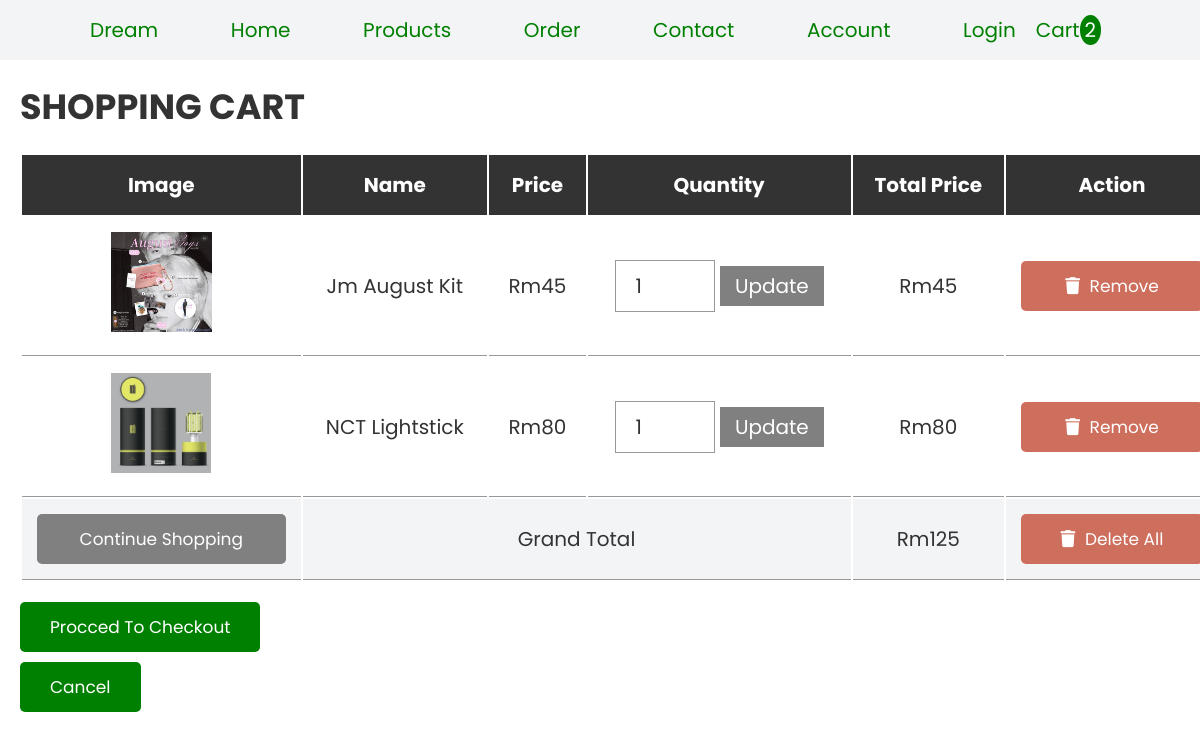
The app's page /cart.php with its own data.
### tables this page shows
CREATE TABLE `cart` (
  `id` int(255) NOT NULL,
  `name` varchar(255) NOT NULL,
  `price` varchar(255) NOT NULL,
  `image` varchar(255) NOT NULL,
  `quantity` int(255) NOT NULL
);

### cart.php (the view, shortened to what this page needs)
<!DOCTYPE html>
<html lang="en">
<head>
   <link rel="stylesheet" href="https://cdnjs.cloudflare.com/ajax/libs/font-awesome/6.0.0/css/all.min.css">
   <link rel="stylesheet" href="./cart/css/style.css">
</head>
<body>
<?php include 'header.php'; ?>
<div class="container">
<section class="shopping-cart">
   <h1 class="heading">shopping cart</h1>
   <table>
      <thead>
         <th>image</th>
         <th>name</th>
         <th>price</th>
         <th>quantity</th>
         <th>total price</th>
         <th>action</th>
      </thead>
      <tbody>
         <?php
         $select_cart = mysqli_query($conn, "SELECT * FROM `cart`");
         $grand_total = 0;
         if(mysqli_num_rows($select_cart) > 0){
            while($fetch_cart = mysqli_fetch_assoc($select_cart)){
         ?>
         <tr>
            <td><img src="./cart/uploaded_img/<?php echo $fetch_cart['image']; ?>" height="100" alt=""></td>
            <td><?php echo $fetch_cart['name']; ?></td>
            <td>Rm<?php echo number_format($fetch_cart['price']); ?></td>
            <td>
               <form action="" method="post">
                  <input type="number" name="update_quantity" min="1"  value="<?php echo $fetch_cart['quantity']; ?>" >
                  <input type="submit" value="update" name="update_update_btn">
               </form>
            </td>
            <td>Rm<?php echo $sub_total = number_format($fetch_cart['price'] * $fetch_cart['quantity']); ?></td>
            <td><a href="cart.php?remove=<?php echo $fetch_cart['id']; ?>" onclick="return confirm('remove item from cart?')" class="delete-btn"> <i class="fas fa-trash"></i> remove</a></td>
         </tr>
         <?php
           $grand_total += $sub_total;
            };
         };
         ?>
         <tr class="table-bottom">
            <td><a href="products.php" class="option-btn" style="margin-top: 0;">continue shopping</a></td>
            <td colspan="3">grand total</td>
            <td>Rm<?php echo $grand_total; ?></td>
            <td><a href="cart.php?delete_all" onclick="return confirm('are you sure you want to delete all?');" class="delete-btn"> <i class="fas fa-trash"></i> delete all </a></td>
         </tr>
      </tbody>
   </table>
   <div class="checkout-btn">
      <a href="checkout.php" class="btn <?= ($grand_total > 1)?'':'disabled'; ?>">procced to checkout</a><br>
      <a href="products.php" class="btn">Cancel</a>
   </div>
</section>
</div>
</body>
</html>

### cart/css/style.css (style rules this page uses)
:root { --blue:green; --red:rgb(206, 110, 93); --orange:grey; --black:#333; --white:#fff; --bg-color:#f3f4f6; --dark-bg:rgba(0,0,0,.7); --box-shadow:0 .5rem 1rem rgba(0,0,0,.1); --border:.1rem solid #999; }
* { font-family: 'Poppins', sans-serif; margin:0; padding:0; box-sizing: border-box; outline: none; border:none; text-decoration: none; text-transform: capitalize; }
html { font-size: 62.5%; overflow-x: hidden; }
.container { max-width: 1200px; margin:0 auto; }
section { padding:2rem; }
.heading { text-align: center; font-size: 3.5rem; text-transform: uppercase; color:var(--black); margin-bottom: 2rem; }
.btn, .option-btn, .delete-btn { display: block; width: 100%; text-align: center; background-color: var(--blue); color:var(--white); font-size: 1.7rem; padding:1.2rem 3rem; border-radius: .5rem; cursor: pointer; margin-top: 1rem; }
.option-btn i, .delete-btn i { padding-right: .5rem; }
.option-btn { background-color: var(--orange); }
.delete-btn { margin-top: 0; background-color: var(--red); }
.shopping-cart table { text-align: center; width: 100%; }
.shopping-cart table thead th { padding:1.5rem; font-size: 2rem; color:var(--white); background-color: var(--black); }
.shopping-cart table tr td { border-bottom: var(--border); padding:1.5rem; font-size: 2rem; color:var(--black); }
.shopping-cart table input[type="number"] { border: var(--border); padding:1rem 2rem; font-size: 2rem; color:var(--black); width: 10rem; }
.shopping-cart table input[type="submit"] { padding:.5rem 1.5rem; cursor: pointer; font-size: 2rem; background-color: var(--orange); color:var(--white); }
.shopping-cart table .table-bottom { background-color: var(--bg-color); }
.shopping-cart .checkout-btn { text-align: center; margin-top: 1rem; }
.shopping-cart .checkout-btn a { display: inline-block; width: auto; }
@media (max-width:1200px) { .shopping-cart { overflow-x: scroll; } }
@media (max-width:1200px) { .shopping-cart table { width: 120rem; } }
@media (max-width:1200px) { .shopping-cart .heading { text-align: left; } }
@media (max-width:1200px) { .shopping-cart .checkout-btn { text-align: left; } }

### records on screen
cart: image (picture), name "Jm August Kit", price "45", update_quantity "1"
cart: image (picture), name "NCT Lightstick", price "80", update_quantity "1"

### other values on screen
$row_count "2"
$grand_total "125"
